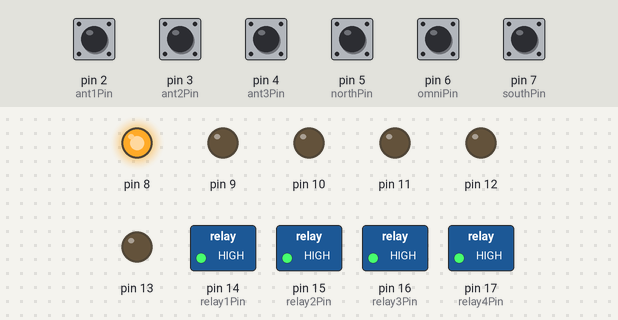
Bench run of a sketch on a simulated Arduino Uno, built with avr-gcc and run on an emulated ATmega328P. On the bench: switched loads named in the sketch (green lamp = pin HIGH), output pins drawn as LEDs (lit = HIGH). The inputs (shaded band) are chosen by the test bench; at power-on: pin 2 (ant1Pin), pin 3 (ant2Pin), pin 4 (ant3Pin), pin 5 (northPin), pin 6 (omniPin), pin 7 (southPin) HIGH.

Above: at 1.2 s.
1.3 s: pin 3 (ant2Pin) pulled LOW for 0.15 s
At 1.7 s:
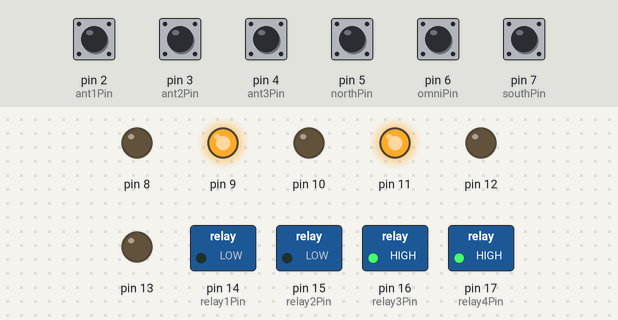
2.9 s: pin 4 (ant3Pin) pulled LOW for 0.15 s
At 4.1 s:
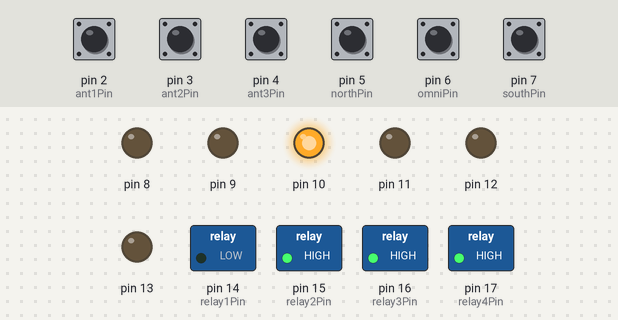
4.5 s: pin 6 (omniPin) pulled LOW for 0.15 s
At 5.3 s:
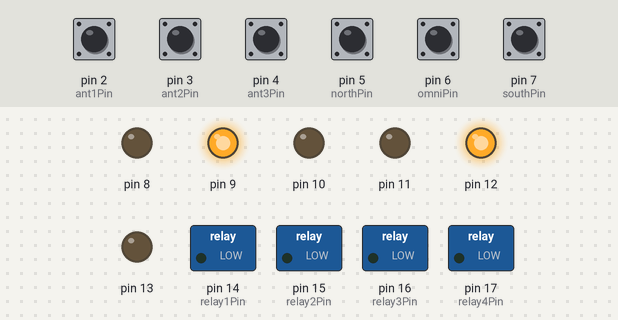
6.1 s: pin 7 (southPin) pulled LOW for 0.15 s
At 6.5 s:
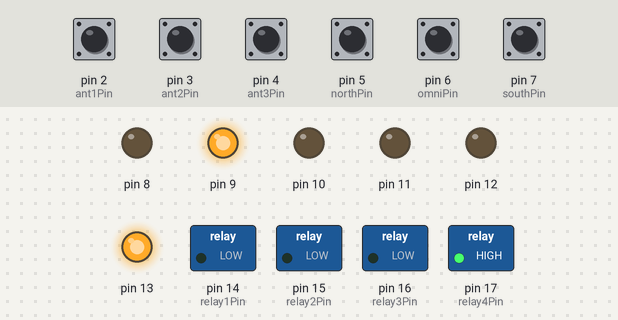
7.7 s: pin 2 (ant1Pin) pulled LOW for 0.15 s
At 8.9 s:
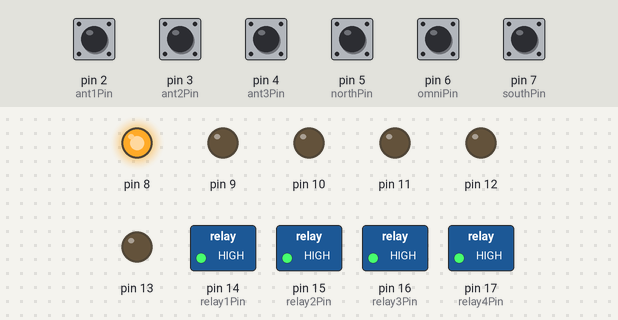
9.3 s: pin 3 (ant2Pin) pulled LOW for 1 s
At 10.1 s:
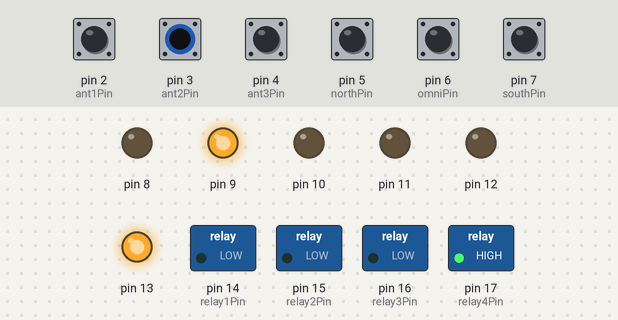
Timing chart, 0 to 12.3 s (numbered marks = the images above; inputs shaded):
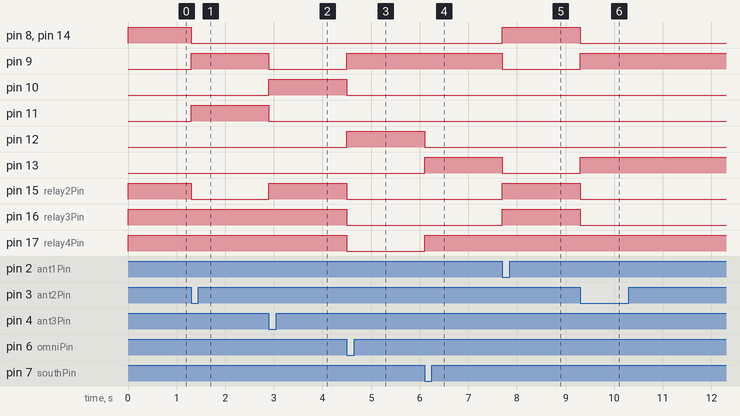

Measured:
- after the input at 1.3 s, pin 8, pin 14 (relay1Pin), pin 15 (relay2Pin): HIGH → LOW at once; pin 9, pin 11: LOW → HIGH at once
- after the input at 2.9 s, pin 9, pin 11: HIGH → LOW at once; pin 10, pin 15 (relay2Pin): LOW → HIGH at once
- after the input at 4.5 s, pin 9, pin 12: LOW → HIGH at once; pin 10, pin 15 (relay2Pin), pin 16 (relay3Pin), pin 17 (relay4Pin): HIGH → LOW at once
- after the input at 6.1 s, pin 12: HIGH → LOW at once; pin 13, pin 17 (relay4Pin): LOW → HIGH at once
- after the input at 7.7 s, pin 8, pin 14 (relay1Pin), pin 15 (relay2Pin), pin 16 (relay3Pin): LOW → HIGH at once; pin 9, pin 13: HIGH → LOW at once
- after the input at 9.3 s, pin 8, pin 14 (relay1Pin), pin 15 (relay2Pin), pin 16 (relay3Pin): HIGH → LOW at once; pin 9, pin 13: LOW → HIGH at once

The sketch:

antennaduino.ino
```cpp
//
//  ANTENNADUINO! Source code by A W Fuchs.
//
//

// ===== CONSTANTS, MACROS, etc. =====
#define DEBUG false
#define YELL(x) if(DEBUG)Serial.println(x);

// Relay combinations to select antenna 1, 3, 2(north), 2(omni), 2(south)
#define ant1_relays {false, false, false, false}
#define ant3_relays {true, false, false, false}
#define ant2n_relays {true, true, false, false}
#define ant2s_relays {true, true, true, false}
#define ant2o_relays {true, true, true, true}

// Relay output pins (A0-A5 are D14-19 on output...)
#define relay1Pin 14
#define relay2Pin 15
#define relay3Pin 16
#define relay4Pin 17
#define RELAYMIN 14
#define RELAYMAX 17

// Input pins corresponding to antenna selector buttons
#define ant1Pin  2
#define ant2Pin  3
#define ant3Pin  4
#define northPin 5
#define omniPin  6
#define southPin 7
#define BUTTONMIN 2
#define BUTTONMAX 7
// Also the interrupt vector depends on which bank of pins
#define BUTTONVECTOR PCINT2_vect

// Output pins for button lights
#define ant1Led  8
#define ant2Led  9
#define ant3Led  10
#define northLed 11
#define omniLed  12
#define southLed 13
#define LEDMIN 8
#define LEDMAX 13

// Abstractions for button press states
#define DEPRESSED LOW
#define UNPRESSED HIGH


// ===== Data type definitions =====

typedef struct {
  bool ant1;
  bool ant2;
  bool ant3;
  bool north;
  bool omni;
  bool south; } radio_buttons;

typedef enum {
  north,
  omni,
  south } phase_direction;

typedef struct {
  bool r1;
  bool r2;
  bool r3;
  bool r4; } relay_set;


// ===== Global storage =====

// Button state and phase direction:
// Default antenna is Antenna 1
// Ant 2's default phasing is north
radio_buttons buttonState = { true, false, false, false, false, false };
phase_direction phaseDir = north;

// ===== Utility functions =====

// setRelays() outputs the provided relay_set values onto the control relays
void setRelays(relay_set rs) {
  if(rs.r1) digitalWrite(relay1Pin, LOW); else digitalWrite(relay1Pin, HIGH);
  if(rs.r2) digitalWrite(relay2Pin, LOW); else digitalWrite(relay2Pin, HIGH);
  if(rs.r3) digitalWrite(relay3Pin, LOW); else digitalWrite(relay3Pin, HIGH);
  if(rs.r4) digitalWrite(relay4Pin, LOW); else digitalWrite(relay4Pin, HIGH);
}

// setPushButton(b) takes a button state b, stores it as the new state, and sets LEDs accordingly
#define MATCH_LIGHT(X,Y) if( X ) digitalWrite(Y, HIGH); else digitalWrite(Y, LOW);
void setPushButton(radio_buttons b) {
  buttonState=b;
  MATCH_LIGHT(b.ant1,ant1Led)
  MATCH_LIGHT(b.ant2,ant2Led)
  MATCH_LIGHT(b.ant3,ant3Led)
  MATCH_LIGHT(b.north,northLed)
  MATCH_LIGHT(b.omni,omniLed)
  MATCH_LIGHT(b.south,southLed)
}

// pushPhaseButton() does handling for phase direction buttons
void pushPhaseButton(phase_direction p) {
  phaseDir=p;
  switch (p) {
    case north:
      setPushButton( {0, 1, 0, 1, 0, 0} );
      setRelays( ant2n_relays );
      break;
    case omni:
      setPushButton( {0, 1, 0, 0, 1, 0} );
      setRelays( ant2o_relays );
      break;
    case south:
      setPushButton( {0, 1, 0, 0, 0, 1} );
      setRelays( ant2s_relays );
      break;
  }
}

// ===== Interrupt setup and handling =====

// Install Pin change interrupt for a pin, can be called multiple times
void pciSetup(byte pin)
{
    *digitalPinToPCMSK(pin) |= bit (digitalPinToPCMSKbit(pin));  // enable pin
    PCIFR  |= bit (digitalPinToPCICRbit(pin)); // clear any outstanding interrupt
    PCICR  |= bit (digitalPinToPCICRbit(pin)); // enable interrupt for the group
}

// Interrupt routine for changed state of A0-A5 (pushbuttons)
ISR (BUTTONVECTOR) {
    YELL("Pin change interrupt")

    // ant1 and ant3 have simple select processing
    if( digitalRead(ant1Pin) == DEPRESSED )  {
      setPushButton( { 1, 0, 0, 0, 0, 0} );
      setRelays( ant1_relays );
    }
    else if( digitalRead(ant3Pin) == DEPRESSED ) {
        setPushButton( { 0, 0, 1, 0, 0, 0} );
        setRelays( ant3_relays );
    }
    // ant2 can have a direction select or retain the old one
    else if( digitalRead(ant2Pin) == DEPRESSED ) {
      pushPhaseButton(phaseDir);
    }
    else if( digitalRead(northPin) == DEPRESSED ) {
        pushPhaseButton(north);
    }
    else if( digitalRead(omniPin) == DEPRESSED ) {
        pushPhaseButton(omni);
    }
    else if( digitalRead(southPin) == DEPRESSED ) {
        pushPhaseButton(south);
    }
 }

// ===== The Arduino setup and loop routines =====

void setup() {
int i;

if(DEBUG)  Serial.begin(9600);

// set pushbutton inputs with pullups, enable interrupt on pins
  for (i=BUTTONMIN; i<=BUTTONMAX; i++) {
      pinMode(i,INPUT_PULLUP);
      pciSetup(i);
  }

// set LED outputs
  for (i=LEDMIN; i<=LEDMAX; i++)
      pinMode(i,OUTPUT);

// set relay outputs
  for (i=RELAYMIN; i<=RELAYMAX; i++)
      pinMode(i,OUTPUT);

  // display initial state
  setPushButton( buttonState );
  setRelays( ant1_relays );
}

void loop() {
  // Nothing needed
}
```
